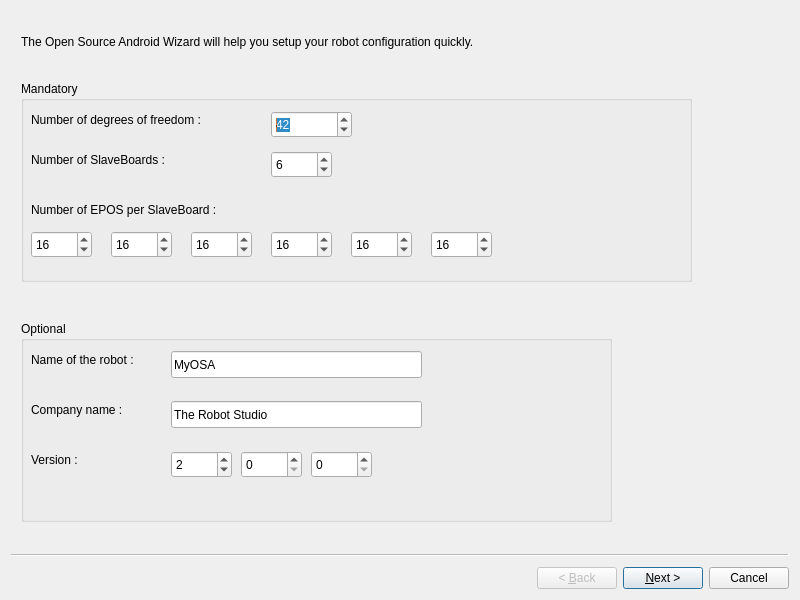
<?xml version="1.0" encoding="UTF-8"?>
<ui version="4.0">
 <class>Wizard</class>
 <widget class="QWizard" name="Wizard">
  <property name="geometry">
   <rect>
    <x>0</x>
    <y>0</y>
    <width>800</width>
    <height>600</height>
   </rect>
  </property>
  <property name="windowTitle">
   <string>OSA Wizard</string>
  </property>
  <widget class="QWizardPage" name="wizardPage1">
   <widget class="QLabel" name="label">
    <property name="geometry">
     <rect>
      <x>10</x>
      <y>20</y>
      <width>601</width>
      <height>21</height>
     </rect>
    </property>
    <property name="text">
     <string>The Open Source Android Wizard will help you setup your robot configuration quickly.</string>
    </property>
   </widget>
   <widget class="QGroupBox" name="groupBox">
    <property name="geometry">
     <rect>
      <x>10</x>
      <y>70</y>
      <width>671</width>
      <height>201</height>
     </rect>
    </property>
    <property name="title">
     <string>Mandatory</string>
    </property>
    <widget class="QLabel" name="label_5">
     <property name="geometry">
      <rect>
       <x>10</x>
       <y>30</y>
       <width>231</width>
       <height>17</height>
      </rect>
     </property>
     <property name="text">
      <string>Number of degrees of freedom :</string>
     </property>
    </widget>
    <widget class="QSpinBox" name="spinBox_4">
     <property name="geometry">
      <rect>
       <x>250</x>
       <y>30</y>
       <width>81</width>
       <height>27</height>
      </rect>
     </property>
     <property name="value">
      <number>42</number>
     </property>
    </widget>
    <widget class="QLabel" name="label_6">
     <property name="geometry">
      <rect>
       <x>10</x>
       <y>70</y>
       <width>181</width>
       <height>17</height>
      </rect>
     </property>
     <property name="text">
      <string>Number of SlaveBoards :</string>
     </property>
    </widget>
    <widget class="QSpinBox" name="spinBox_5">
     <property name="geometry">
      <rect>
       <x>250</x>
       <y>70</y>
       <width>61</width>
       <height>27</height>
      </rect>
     </property>
     <property name="value">
      <number>6</number>
     </property>
    </widget>
    <widget class="QLabel" name="label_7">
     <property name="geometry">
      <rect>
       <x>10</x>
       <y>120</y>
       <width>241</width>
       <height>17</height>
      </rect>
     </property>
     <property name="text">
      <string>Number of EPOS per SlaveBoard :</string>
     </property>
    </widget>
    <widget class="QSpinBox" name="spinBox_6">
     <property name="geometry">
      <rect>
       <x>10</x>
       <y>150</y>
       <width>61</width>
       <height>27</height>
      </rect>
     </property>
     <property name="value">
      <number>16</number>
     </property>
    </widget>
    <widget class="QSpinBox" name="spinBox_7">
     <property name="geometry">
      <rect>
       <x>90</x>
       <y>150</y>
       <width>61</width>
       <height>27</height>
      </rect>
     </property>
     <property name="value">
      <number>16</number>
     </property>
    </widget>
    <widget class="QSpinBox" name="spinBox_8">
     <property name="geometry">
      <rect>
       <x>170</x>
       <y>150</y>
       <width>61</width>
       <height>27</height>
      </rect>
     </property>
     <property name="value">
      <number>16</number>
     </property>
    </widget>
    <widget class="QSpinBox" name="spinBox_9">
     <property name="geometry">
      <rect>
       <x>250</x>
       <y>150</y>
       <width>61</width>
       <height>27</height>
      </rect>
     </property>
     <property name="value">
      <number>16</number>
     </property>
    </widget>
    <widget class="QSpinBox" name="spinBox_10">
     <property name="geometry">
      <rect>
       <x>330</x>
       <y>150</y>
       <width>61</width>
       <height>27</height>
      </rect>
     </property>
     <property name="value">
      <number>16</number>
     </property>
    </widget>
    <widget class="QSpinBox" name="spinBox_11">
     <property name="geometry">
      <rect>
       <x>410</x>
       <y>150</y>
       <width>61</width>
       <height>27</height>
      </rect>
     </property>
     <property name="value">
      <number>16</number>
     </property>
    </widget>
   </widget>
   <widget class="QGroupBox" name="groupBox_2">
    <property name="geometry">
     <rect>
      <x>10</x>
      <y>310</y>
      <width>591</width>
      <height>201</height>
     </rect>
    </property>
    <property name="title">
     <string>Optional</string>
    </property>
    <widget class="QLabel" name="label_2">
     <property name="geometry">
      <rect>
       <x>10</x>
       <y>30</y>
       <width>141</width>
       <height>17</height>
      </rect>
     </property>
     <property name="text">
      <string>Name of the robot :</string>
     </property>
    </widget>
    <widget class="QLineEdit" name="lineEdit">
     <property name="geometry">
      <rect>
       <x>150</x>
       <y>30</y>
       <width>251</width>
       <height>27</height>
      </rect>
     </property>
     <property name="text">
      <string>MyOSA</string>
     </property>
    </widget>
    <widget class="QLabel" name="label_3">
     <property name="geometry">
      <rect>
       <x>10</x>
       <y>80</y>
       <width>131</width>
       <height>17</height>
      </rect>
     </property>
     <property name="text">
      <string>Company name :</string>
     </property>
    </widget>
    <widget class="QLineEdit" name="lineEdit_2">
     <property name="geometry">
      <rect>
       <x>150</x>
       <y>80</y>
       <width>251</width>
       <height>27</height>
      </rect>
     </property>
     <property name="text">
      <string>The Robot Studio</string>
     </property>
    </widget>
    <widget class="QLabel" name="label_4">
     <property name="geometry">
      <rect>
       <x>10</x>
       <y>130</y>
       <width>68</width>
       <height>17</height>
      </rect>
     </property>
     <property name="text">
      <string>Version :</string>
     </property>
    </widget>
    <widget class="QSpinBox" name="spinBox">
     <property name="geometry">
      <rect>
       <x>150</x>
       <y>130</y>
       <width>61</width>
       <height>27</height>
      </rect>
     </property>
     <property name="value">
      <number>2</number>
     </property>
    </widget>
    <widget class="QSpinBox" name="spinBox_2">
     <property name="geometry">
      <rect>
       <x>220</x>
       <y>130</y>
       <width>61</width>
       <height>27</height>
      </rect>
     </property>
    </widget>
    <widget class="QSpinBox" name="spinBox_3">
     <property name="geometry">
      <rect>
       <x>290</x>
       <y>130</y>
       <width>61</width>
       <height>27</height>
      </rect>
     </property>
    </widget>
   </widget>
  </widget>
  <widget class="QWizardPage" name="wizardPage2">
   <widget class="QLabel" name="label_8">
    <property name="geometry">
     <rect>
      <x>10</x>
      <y>40</y>
      <width>321</width>
      <height>17</height>
     </rect>
    </property>
    <property name="text">
     <string>Do you have any battery system plugged-in ?</string>
    </property>
   </widget>
   <widget class="QRadioButton" name="rb_battYes">
    <property name="geometry">
     <rect>
      <x>370</x>
      <y>40</y>
      <width>61</width>
      <height>22</height>
     </rect>
    </property>
    <property name="text">
     <string>Yes</string>
    </property>
    <property name="checked">
     <bool>true</bool>
    </property>
    <property name="autoExclusive">
     <bool>false</bool>
    </property>
   </widget>
   <widget class="QRadioButton" name="rb_battNo">
    <property name="geometry">
     <rect>
      <x>480</x>
      <y>40</y>
      <width>61</width>
      <height>22</height>
     </rect>
    </property>
    <property name="text">
     <string>No</string>
    </property>
    <property name="checked">
     <bool>false</bool>
    </property>
    <property name="autoExclusive">
     <bool>false</bool>
    </property>
   </widget>
   <widget class="QLabel" name="label_9">
    <property name="geometry">
     <rect>
      <x>10</x>
      <y>80</y>
      <width>311</width>
      <height>17</height>
     </rect>
    </property>
    <property name="text">
     <string>Do you have any power management system ?</string>
    </property>
   </widget>
   <widget class="QRadioButton" name="rb_battPMNo">
    <property name="geometry">
     <rect>
      <x>480</x>
      <y>80</y>
      <width>61</width>
      <height>22</height>
     </rect>
    </property>
    <property name="text">
     <string>No</string>
    </property>
    <property name="autoExclusive">
     <bool>false</bool>
    </property>
   </widget>
   <widget class="QRadioButton" name="rb_battPMYes">
    <property name="geometry">
     <rect>
      <x>370</x>
      <y>80</y>
      <width>61</width>
      <height>22</height>
     </rect>
    </property>
    <property name="text">
     <string>Yes</string>
    </property>
    <property name="checked">
     <bool>true</bool>
    </property>
    <property name="autoExclusive">
     <bool>false</bool>
    </property>
   </widget>
   <widget class="QLabel" name="label_10">
    <property name="geometry">
     <rect>
      <x>10</x>
      <y>170</y>
      <width>471</width>
      <height>17</height>
     </rect>
    </property>
    <property name="text">
     <string>Which file do you use for RS232 connection witht the MasterBoard ?</string>
    </property>
   </widget>
   <widget class="QLabel" name="label_11">
    <property name="geometry">
     <rect>
      <x>10</x>
      <y>260</y>
      <width>571</width>
      <height>17</height>
     </rect>
    </property>
    <property name="text">
     <string>Which file do you use for RS232 connection witht the power management system ? </string>
    </property>
   </widget>
   <widget class="QComboBox" name="comboBox">
    <property name="geometry">
     <rect>
      <x>70</x>
      <y>200</y>
      <width>211</width>
      <height>27</height>
     </rect>
    </property>
   </widget>
   <widget class="QComboBox" name="comboBox_2">
    <property name="geometry">
     <rect>
      <x>70</x>
      <y>290</y>
      <width>211</width>
      <height>27</height>
     </rect>
    </property>
   </widget>
  </widget>
 </widget>
 <resources/>
 <connections/>
</ui>
